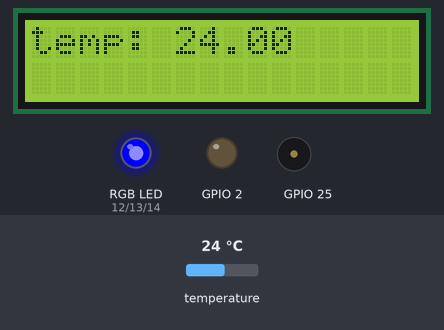
Bench run of a sketch on a simulated ESP32. Shown: 16×2 character LCD, an RGB LED mixed from three pins (HIGH = lit), output pins drawn as LEDs (lit = HIGH), buzzer (waves = sounding). Dashed ring = blinking. Inputs (shaded band) come from the test bench; at power-on: temperature 24 °C. What the sketch prints to the serial monitor is not drawn.

Above: at 1.2 s.
1.3 s: temperature set to 29.1 °C
At 2.8 s:
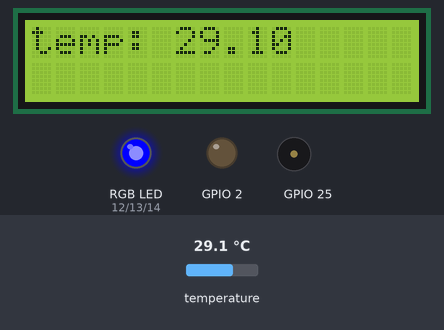
3.6 s: temperature set to 29.7 °C
At 5.3 s:
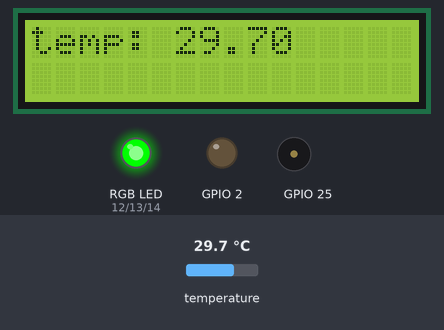
5.6 s: temperature set to 30.5 °C
At 6.9 s:
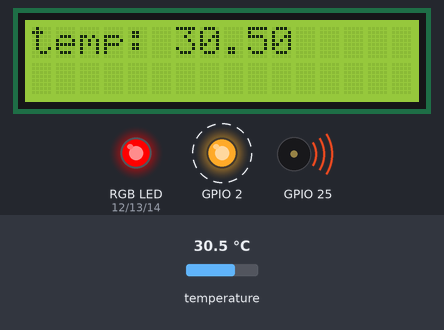
8.6 s: temperature set to 12 °C
At 10.0 s:
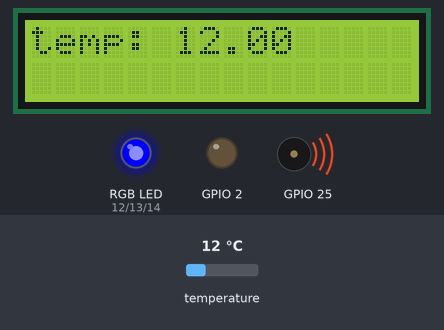
10.7 s: temperature set to 33 °C
At 11.6 s:
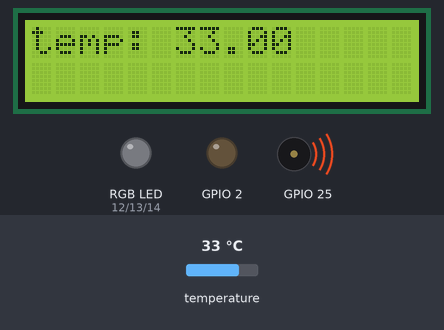
12.7 s: temperature set to 31.7 °C
At 14.5 s:
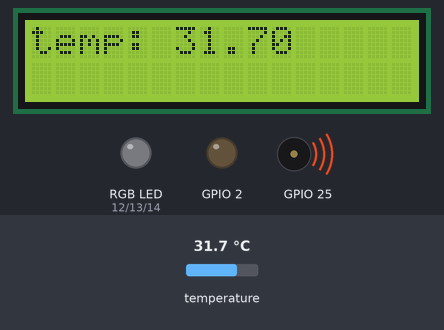
14.8 s: temperature set to 30.3 °C
Timing chart, 0 to 18.8 s (numbered marks = the images above; inputs shaded):
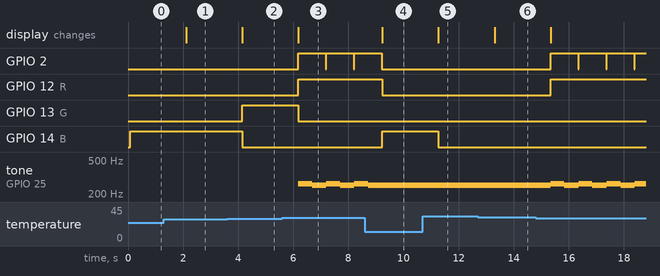

Measured:
- the behaviour switches between 29.6 and 29.7 °C on temperature (found by bisection; images 1 and 2)
- the behaviour switches between 30 and 30.1 °C on temperature (found by bisection; images 2 and 3)
- after the input at 1.3 s, the display: changes after 0.82 s (image 1)
- after the input at 3.6 s, GPIO 13 (G): LOW → HIGH after 0.55 s; GPIO 14 (B): HIGH → LOW after 0.55 s; the display: changes after 0.55 s (image 2)
- after the input at 5.6 s, GPIO 2: alternates HIGH for 1.0 s and LOW for 0.02 s, starting after 0.58 s; GPIO 12 (R): LOW → HIGH after 0.58 s; GPIO 13 (G): HIGH → LOW after 0.58 s; tone on GPIO 25: alternates 262 Hz for 0.50 s and 252 Hz for 0.52 s, starting after 0.58 s; the display: changes after 0.58 s (image 3)
- after the input at 8.6 s, GPIO 2: goes on until 9.2 s, then stays LOW; GPIO 12 (R): HIGH → LOW after 0.63 s; GPIO 14 (B): LOW → HIGH after 0.63 s; tone on GPIO 25: goes on until 8.7 s, then stays 252 Hz; the display: changes after 0.63 s (image 4)
- after the input at 10.7 s, GPIO 14 (B): HIGH → LOW after 0.57 s; the display: changes after 0.57 s (image 5)
- after the input at 12.7 s, the display: changes after 0.60 s (image 6)
- after the input at 14.8 s, GPIO 2: alternates HIGH for 1.0 s and LOW for 0.02 s, starting after 0.54 s; GPIO 12 (R): LOW → HIGH after 0.54 s; tone on GPIO 25: alternates 262 Hz for 0.50 s and 252 Hz for 0.52 s, starting after 0.54 s

The sketch:

temp_RGB.ino
```cpp
#include <LiquidCrystal_I2C.h>
#include <Wire.h>
#include <SparkFunBME280.h>

//LED pin
#define R 12
#define G 13
#define B 14

//부저 핀
#define freq 2000
#define channel 0
#define resolution 8

//온습도 센서
BME280 my;
LiquidCrystal_I2C lcd(0x20,16,2);

void setup() {
  //센서 세팅
  my.setI2CAddress(0x77);
  my.beginI2C();

  lcd.init();
  lcd.clear();
  lcd.backlight();
  pinMode(R, OUTPUT);
  pinMode(G, OUTPUT);
  pinMode(B, OUTPUT);
  Serial.begin(115200);

  //부저
  ledcSetup(channel, freq, resolution);
  ledcAttachPin(25, channel);
  pinMode(2, OUTPUT);
}

void loop() {
  //온도 가져오기
  Serial.println(my.readTempC());

  //lcd세팅
  lcd.setCursor(0,0);
  lcd.print("temp: ");
  lcd.print(my.readTempC(), 2);

  if(29.7<=my.readTempC() && my.readTempC()<=30) {
    //28~29도 일때 초록색
    digitalWrite(G, HIGH);
    digitalWrite(R, LOW);
    digitalWrite(B, LOW);
    delay(1000);
  } else if (30<my.readTempC() && my.readTempC()<=31) {
    //30~31도 일때 빨간색 및 부저
    digitalWrite(G, LOW);
    digitalWrite(R, HIGH);
    digitalWrite(B, LOW);
    //부저 활성화
    digitalWrite(2,HIGH);
    ledcWriteTone(channel, 262);
    delay(500);
    ledcWriteTone(channel, 252);
    delay(500);
  } else if (29.7> my.readTempC()) {
    //27도이하 일때 파란색
    digitalWrite(G, LOW);
    digitalWrite(R, LOW);
    digitalWrite(B, HIGH);
    delay(1000);
  } else {
    //모두다 아닐때는 led 소등
    digitalWrite(G, LOW);
    digitalWrite(R, LOW);
    digitalWrite(B, LOW);
    delay(1000);
  }
  //부저 비활성화
  digitalWrite(2,LOW);
}
```
